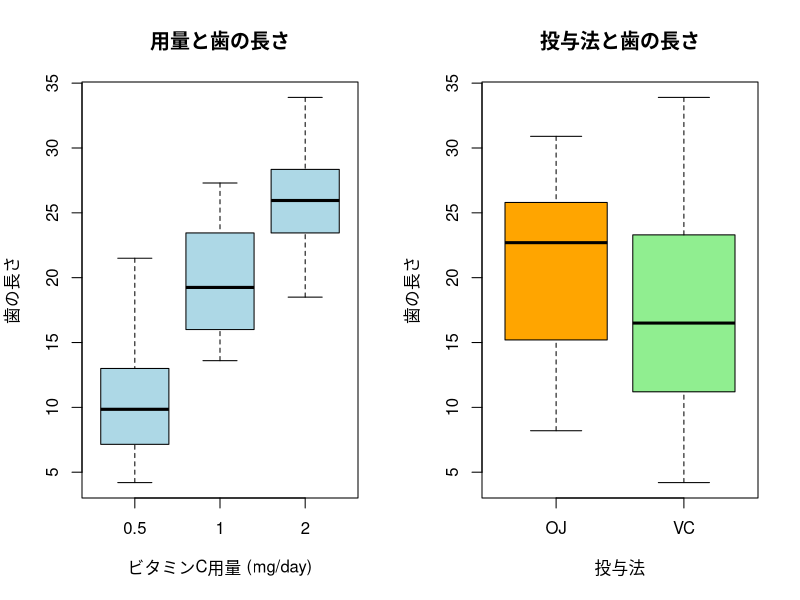
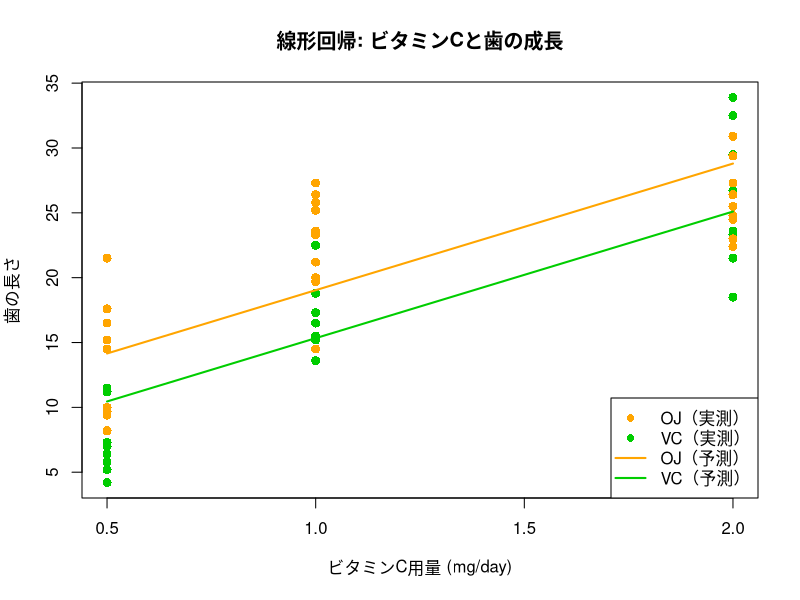
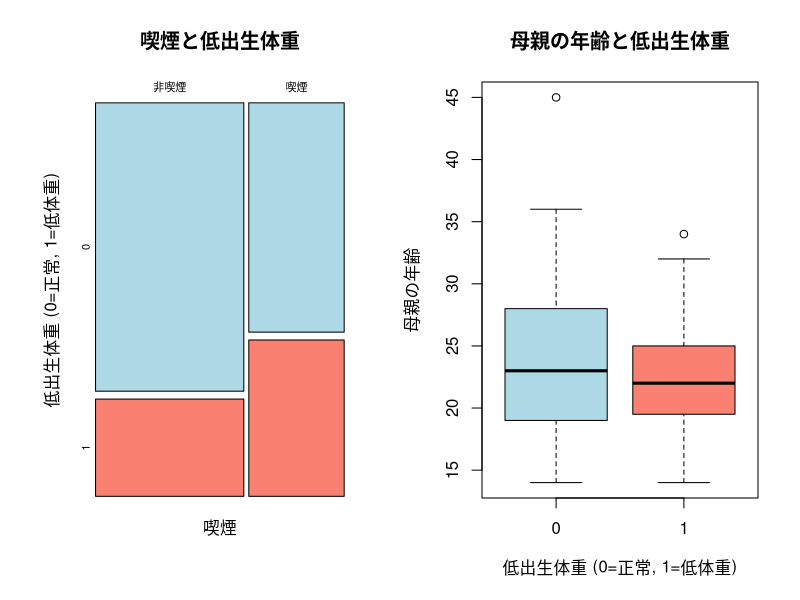
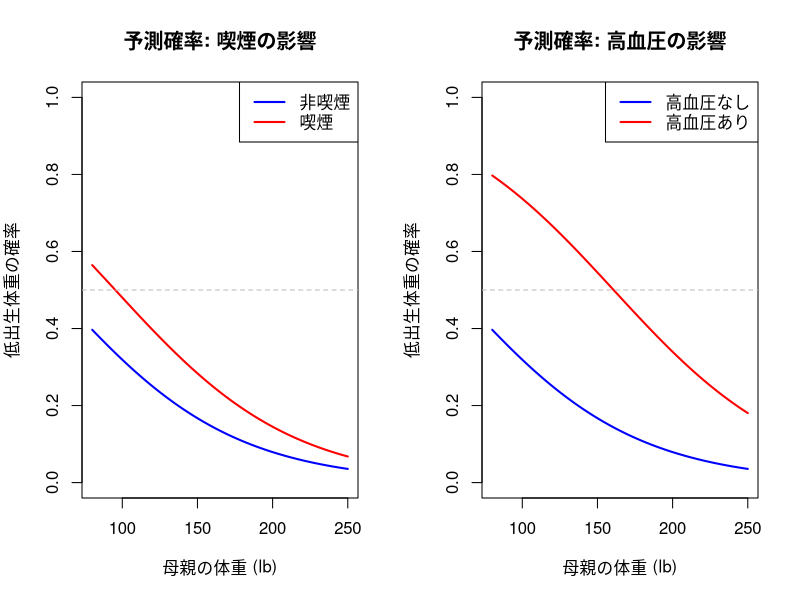
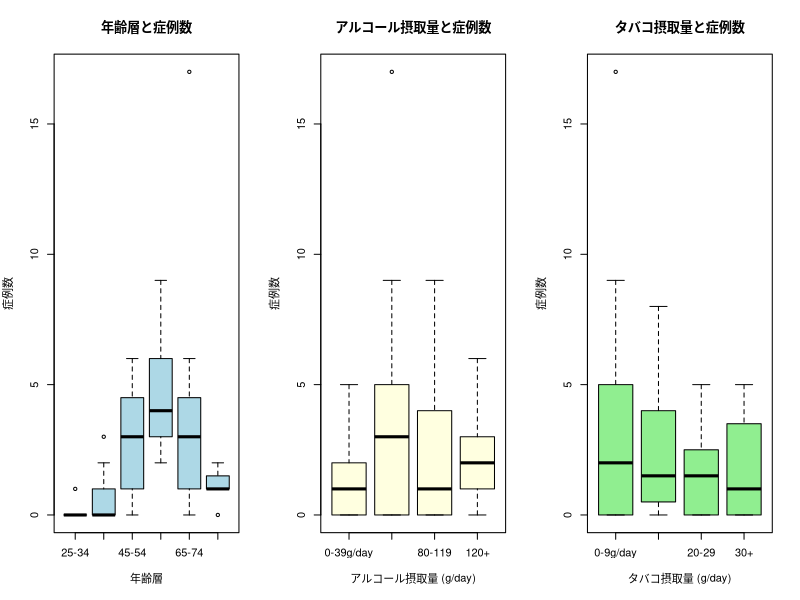
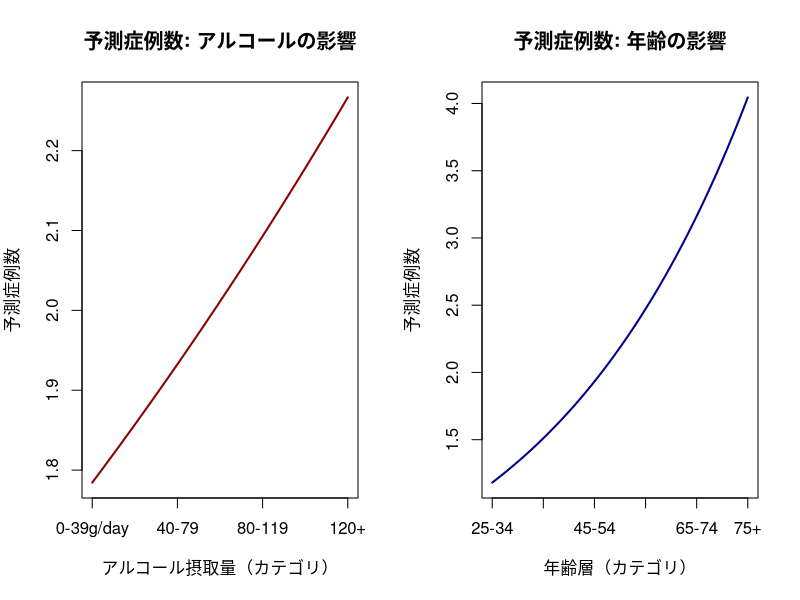

R code for these plots, in order:
# =============================================================================
# 一般化線形モデル（GLM）ハンズオン
# =============================================================================
#
# GLMはfamilyを変えるだけで、線形回帰・ロジスティック回帰・ポアソン回帰を
# 統一的な枠組みで扱える。本資料では以下の3つのデータを用いる:
#
#   1. ToothGrowth（線形回帰, family = gaussian）
#      - ビタミンCの用量・投与法と歯の成長の関係
#   2. MASS::birthwt（ロジスティック回帰, family = binomial）
#      - 低出生体重児のリスク因子
#   3. esoph（ポアソン回帰, family = poisson）
#      - 食道癌の症例数とアルコール・タバコ摂取量
#
# いずれも以下の共通パターンで分析する:
#   データ確認 → glm() → summary() → 可視化
# =============================================================================

# パッケージの読み込み
library("MASS")

# =============================================================================
# 1. 線形回帰（family = gaussian）: ToothGrowth
# =============================================================================
#
# ビタミンCの投与がモルモットの歯の成長に与える影響を調べた実験データ
# - len:  歯の長さ（連続値、応答変数）
# - supp: 投与法（OJ=オレンジジュース、VC=アスコルビン酸）
# - dose: 用量（0.5, 1.0, 2.0 mg/day）
#
# 連続値の応答変数 → 正規分布を仮定 → family = gaussian（線形回帰と等価）
# =============================================================================

# データの確認
data(ToothGrowth)
str(ToothGrowth)
head(ToothGrowth)
summary(ToothGrowth)

# 生データの可視化
# 用量が増えるほど歯が長くなる傾向、投与法による差も見られるか確認
options(repr.plot.width=10, repr.plot.height=5)
par(mfrow=c(1,2))

# 箱ひげ図: 用量ごとの歯の長さ
boxplot(len ~ dose, data=ToothGrowth,
    col="lightblue", main="用量と歯の長さ",
    xlab="ビタミンC用量 (mg/day)", ylab="歯の長さ")

# 箱ひげ図: 投与法ごとの歯の長さ
boxplot(len ~ supp, data=ToothGrowth,
    col=c("orange", "lightgreen"), main="投与法と歯の長さ",
    xlab="投与法", ylab="歯の長さ")

par(mfrow=c(1,1))

## 箱ひげ図の解釈:
##   左図: 用量が0.5→1.0→2.0と増えるにつれ、歯の長さの中央値が明確に増加
##         → 用量反応関係（dose-response）が存在する
##   右図: OJ（オレンジジュース）の方がVC（アスコルビン酸）より中央値がやや高い
##         → 投与法によって効果に差がある可能性

# モデルの構築
# glm(応答変数 ~ 説明変数, family = 分布族, data = データ)
# gaussian: 正規分布（恒等リンク関数）→ 通常の線形回帰と同じ
fit_gauss <- glm(len ~ dose + supp, family = gaussian, data = ToothGrowth)

# 結果の確認
# summary()の読み方:
#   Coefficients:
#     Estimate:  回帰係数の推定値
#       (Intercept): 切片（dose=0, supp=OJのときの予測値）
#       dose:        用量が1 mg/day増えたときの歯の長さの変化量
#       suppVC:      OJに対するVCの効果の差（OJが基準）
#     Std. Error:  標準誤差（推定値の不確かさ）
#     t value:     t統計量（Estimate / Std. Error）
#     Pr(>|t|):    p値（帰無仮説「係数=0」の検定）
#   Null deviance:    帰無モデル（切片のみ）の逸脱度
#   Residual deviance: 構築したモデルの逸脱度（小さいほど良い）
#   AIC: 赤池情報量基準（モデル比較に使用、小さいほど良い）
summary(fit_gauss)

## summary()の結果の解釈:
##   dose:   Estimate=9.764, p<0.001 ***
##     → 用量が1 mg/day増えると歯の長さが約9.8単位伸びる（非常に強い効果）
##   suppVC: Estimate=-3.700, p=0.001 **
##     → VCはOJに比べて歯の長さが約3.7単位短い（OJの方が効果が高い）
##   Null deviance=3452 → Residual deviance=1023
##     → モデルによって逸脱度が大幅に減少 → 説明変数がよく効いている

# 回帰係数の信頼区間
# 95%信頼区間にゼロが含まれなければ、その変数は有意に効果がある
confint(fit_gauss)

## 信頼区間の解釈:
##   dose:   [8.05, 11.48] → ゼロを含まない → 用量の効果は有意
##   suppVC: [-5.84, -1.56] → ゼロを含まない → 投与法の差も有意
##   いずれも信頼区間の幅が比較的狭く、推定が安定している

# 予測値の可視化
# モデルの予測値と実測値を重ねて表示する
options(repr.plot.width=8, repr.plot.height=6)
dose_seq <- seq(0.5, 2.0, length.out=100)

# 投与法ごとに予測値を計算
pred_OJ <- predict(fit_gauss,
    newdata=data.frame(dose=dose_seq, supp="OJ"), type="response")
pred_VC <- predict(fit_gauss,
    newdata=data.frame(dose=dose_seq, supp="VC"), type="response")

# 実測値のプロット
plot(len ~ dose, data=ToothGrowth,
    col=ifelse(ToothGrowth$supp == "OJ", "orange", "green3"),
    pch=16, cex=1.2,
    main="線形回帰: ビタミンCと歯の成長",
    xlab="ビタミンC用量 (mg/day)", ylab="歯の長さ")

# 予測値の回帰直線
lines(dose_seq, pred_OJ, col="orange", lwd=2)
lines(dose_seq, pred_VC, col="green3", lwd=2)
legend("bottomright", legend=c("OJ（実測）", "VC（実測）",
    "OJ（予測）", "VC（予測）"),
    col=c("orange", "green3", "orange", "green3"),
    pch=c(16, 16, NA, NA), lty=c(NA, NA, 1, 1), lwd=2)

## 予測値プロットの解釈:
##   - OJ（橙線）とVC（緑線）は平行な2本の直線
##     → suppは切片のみに影響し、傾き（用量反応の強さ）は同じと仮定している
##   - OJ線がVC線より常に上 → 同じ用量ならOJの方が歯の成長を促進
##   - 用量0.5付近では実測値にばらつきが大きいが、
##     用量2.0付近ではOJとVCの差が縮まる傾向も見られる
##     → 交互作用項（dose:supp）を入れるとさらに良いモデルになる可能性

# =============================================================================
# 2. ロジスティック回帰（family = binomial）: birthwt
# =============================================================================
#
# 低出生体重児（2500g未満）のリスク因子を調べたデータ（Baystate Medical Center）
# - low:   低出生体重児かどうか（0=正常, 1=低体重、応答変数）
# - age:   母親の年齢
# - lwt:   最終月経時の母親の体重（ポンド）
# - smoke: 妊娠中の喫煙（0=なし, 1=あり）
# - ht:    高血圧の既往（0=なし, 1=あり）
#
# 二値の応答変数 → ベルヌーイ分布を仮定 → family = binomial（ロジスティック回帰）
# リンク関数はロジット: log(p/(1-p)) = β0 + β1*x1 + ...
# =============================================================================

# データの確認
data(birthwt)
str(birthwt)
head(birthwt)

# 因子型への変換（カテゴリカル変数を明示する）
birthwt$smoke <- factor(birthwt$smoke, labels=c("非喫煙", "喫煙"))
birthwt$ht    <- factor(birthwt$ht, labels=c("なし", "あり"))

summary(birthwt[, c("low", "age", "lwt", "smoke", "ht")])

# 生データの可視化
options(repr.plot.width=10, repr.plot.height=5)
par(mfrow=c(1,2))

# 喫煙と低出生体重の関係（モザイクプロット）
mosaicplot(table(birthwt$smoke, birthwt$low),
    main="喫煙と低出生体重",
    xlab="喫煙", ylab="低出生体重 (0=正常, 1=低体重)",
    col=c("lightblue", "salmon"))

# 母親の年齢と低出生体重の関係
boxplot(age ~ low, data=birthwt,
    col=c("lightblue", "salmon"),
    main="母親の年齢と低出生体重",
    xlab="低出生体重 (0=正常, 1=低体重)", ylab="母親の年齢")

par(mfrow=c(1,1))

## 生データの解釈:
##   左図（モザイクプロット）: 喫煙群の方が低出生体重の割合がやや高い
##     → 喫煙が低出生体重のリスク因子である可能性を示唆
##   右図（箱ひげ図）: 正常群と低体重群で母親の年齢分布に大きな差はない
##     → 年齢単独では低出生体重を強く予測しない可能性

# モデルの構築
# binomial: 二項分布（ロジットリンク関数）→ ロジスティック回帰
fit_binom <- glm(low ~ age + lwt + smoke + ht,
    family = binomial, data = birthwt)

# 結果の確認
# summary()の読み方（ロジスティック回帰特有の点）:
#   Coefficients:
#     Estimate: ログオッズ比（対数オッズの変化量）
#       (Intercept): 全説明変数=0（基準カテゴリ）のときの対数オッズ
#       age:     年齢が1歳上がるごとの対数オッズの変化
#       lwt:     体重が1ポンド増えるごとの対数オッズの変化
#       smoke喫煙: 非喫煙に対する喫煙の対数オッズの変化
#       htあり:  高血圧なしに対するありの対数オッズの変化
#     z value:  z統計量（正規近似による検定）
#     Pr(>|z|): p値
#
#   解釈のコツ: Estimateをexp()するとオッズ比になる
#     例: smoke喫煙のEstimate=0.5 → exp(0.5)=1.65
#         → 喫煙者は非喫煙者に比べてリスクが1.65倍
summary(fit_binom)

## summary()の結果の解釈:
##   age:     Estimate=-0.036, p=0.285 → 年齢の効果は有意でない
##   lwt:     Estimate=-0.017, p=0.010 *
##     → 体重が重いほどリスクが下がる（負の係数=保護的効果）
##   smoke喫煙: Estimate=0.679, p=0.041 *
##     → 喫煙者は低出生体重のリスクが有意に高い
##   htあり:  Estimate=1.788, p=0.009 **
##     → 高血圧の既往がある母親はリスクが非常に高い（最も強い効果）

# オッズ比と信頼区間
# exp(係数) = オッズ比: 1より大→リスク増加、1より小→リスク減少
# 95%信頼区間に1が含まれなければ有意
cbind(
    OddsRatio = exp(coef(fit_binom)),
    exp(confint(fit_binom))
)

## オッズ比の解釈:
##   age:     OR=0.96 [0.90, 1.03] → 1を含む → 有意でない
##   lwt:     OR=0.98 [0.97, 1.00] → 1をわずかに含まない
##     → 体重1ポンド増加ごとにリスクが約2%減少（わずかだが有意）
##   smoke喫煙: OR=1.97 [1.03, 3.80] → 1を含まない
##     → 喫煙者は非喫煙者の約2.0倍のリスク
##   htあり:  OR=5.98 [1.62, 25.2] → 1を含まない
##     → 高血圧がある母親は約6.0倍のリスク（信頼区間が広い=症例が少ない）

# 予測確率の可視化
# 母親の体重を変化させたときの低出生体重の予測確率
options(repr.plot.width=10, repr.plot.height=5)
par(mfrow=c(1,2))

lwt_seq <- seq(min(birthwt$lwt), max(birthwt$lwt), length.out=100)

# 喫煙者 vs 非喫煙者（年齢=平均、高血圧=なし）
pred_nonsmoker <- predict(fit_binom,
    newdata=data.frame(age=mean(birthwt$age), lwt=lwt_seq,
        smoke="非喫煙", ht="なし"),
    type="response")
pred_smoker <- predict(fit_binom,
    newdata=data.frame(age=mean(birthwt$age), lwt=lwt_seq,
        smoke="喫煙", ht="なし"),
    type="response")

plot(lwt_seq, pred_nonsmoker, type="l", col="blue", lwd=2, ylim=c(0, 1),
    main="予測確率: 喫煙の影響",
    xlab="母親の体重 (lb)", ylab="低出生体重の確率")
lines(lwt_seq, pred_smoker, col="red", lwd=2)
abline(h=0.5, lty=2, col="gray")
legend("topright", legend=c("非喫煙", "喫煙"),
    col=c("blue", "red"), lwd=2)

# 高血圧あり vs なし（年齢=平均、非喫煙）
pred_noht <- predict(fit_binom,
    newdata=data.frame(age=mean(birthwt$age), lwt=lwt_seq,
        smoke="非喫煙", ht="なし"),
    type="response")
pred_ht <- predict(fit_binom,
    newdata=data.frame(age=mean(birthwt$age), lwt=lwt_seq,
        smoke="非喫煙", ht="あり"),
    type="response")

plot(lwt_seq, pred_noht, type="l", col="blue", lwd=2, ylim=c(0, 1),
    main="予測確率: 高血圧の影響",
    xlab="母親の体重 (lb)", ylab="低出生体重の確率")
lines(lwt_seq, pred_ht, col="red", lwd=2)
abline(h=0.5, lty=2, col="gray")
legend("topright", legend=c("高血圧なし", "高血圧あり"),
    col=c("blue", "red"), lwd=2)

par(mfrow=c(1,1))

## 予測確率プロットの解釈:
##   左図（喫煙の影響）:
##     - 赤線（喫煙）が青線（非喫煙）より常に上 → 喫煙は一貫してリスクを高める
##     - 体重が軽い母親ほど予測確率が高い → 体重の保護的効果が見える
##     - 体重80lb付近では喫煙者の確率が約0.5に達するが、
##       体重が増えるとともに両群ともリスクが低下する
##   右図（高血圧の影響）:
##     - 赤線（高血圧あり）は青線（なし）に比べて大幅に上
##     - 高血圧の影響は喫煙より大きい（曲線間の距離がより広い）
##     - 高血圧＋低体重の母親は非常に高いリスクが予測される

# =============================================================================
# 3. ポアソン回帰（family = poisson）: esoph
# =============================================================================
#
# フランスのイル=エ=ヴィレーヌ県における食道癌の症例対照研究データ
# - ncases:    食道癌の症例数（カウントデータ、応答変数）
# - ncontrols: 対照群の人数
# - agegp:     年齢層（25-34, 35-44, 45-54, 55-64, 65-74, 75+）
# - alcgp:     アルコール摂取量（0-39, 40-79, 80-119, 120+ g/day）
# - tobgp:     タバコ摂取量（0-9, 10-19, 20-29, 30+ g/day）
#
# カウントデータ → ポアソン分布を仮定 → family = poisson
# リンク関数は対数: log(μ) = β0 + β1*x1 + ...
# =============================================================================

# データの確認
data(esoph)
str(esoph)
head(esoph, 10)
summary(esoph)

# 生データの可視化
# 各要因ごとの症例数の分布を確認する
options(repr.plot.width=12, repr.plot.height=5)
par(mfrow=c(1,3))

# 年齢層ごとの症例数
boxplot(ncases ~ agegp, data=esoph, col="lightblue",
    main="年齢層と症例数",
    xlab="年齢層", ylab="症例数")

# アルコール摂取量ごとの症例数
boxplot(ncases ~ alcgp, data=esoph, col="lightyellow",
    main="アルコール摂取量と症例数",
    xlab="アルコール摂取量 (g/day)", ylab="症例数")

# タバコ摂取量ごとの症例数
boxplot(ncases ~ tobgp, data=esoph, col="lightgreen",
    main="タバコ摂取量と症例数",
    xlab="タバコ摂取量 (g/day)", ylab="症例数")

par(mfrow=c(1,1))

## 生データの解釈:
##   左図（年齢層）: 55-64歳をピークに症例数が多い。75+歳で減少するのは
##     母集団が小さくなるため（死亡による脱落バイアス）
##   中図（アルコール）: 120+ g/dayの群で症例数が増加する傾向があるが、
##     ばらつきも大きい
##   右図（タバコ）: タバコ摂取量と症例数の関係は単純ではない
##     → 0-9 g/dayの群に外れ値（高い症例数）がある

# モデルの構築
# poisson: ポアソン分布（対数リンク関数）→ ポアソン回帰
# 順序因子を数値に変換して使用（線形な用量反応関係を仮定）
esoph$alcgp_num <- as.numeric(esoph$alcgp)
esoph$tobgp_num <- as.numeric(esoph$tobgp)
esoph$agegp_num <- as.numeric(esoph$agegp)

fit_pois <- glm(ncases ~ agegp_num + alcgp_num + tobgp_num,
    family = poisson, data = esoph)

# 結果の確認
# summary()の読み方（ポアソン回帰特有の点）:
#   Coefficients:
#     Estimate: 対数リスク比（対数スケールでの変化量）
#       (Intercept): 全説明変数=0のときの対数期待値
#       agegp_num:   年齢層が1段階上がるごとの対数期待値の変化
#       alcgp_num:   アルコール摂取が1段階増えるごとの対数期待値の変化
#       tobgp_num:   タバコ摂取が1段階増えるごとの対数期待値の変化
#
#   解釈のコツ: Estimateをexp()するとリスク比（rate ratio）になる
#     例: alcgp_numのEstimate=0.5 → exp(0.5)=1.65
#         → アルコール摂取が1段階増えると期待症例数が1.65倍
#
#   過分散の確認:
#     Residual deviance / 残差自由度 ≈ 1 なら問題なし
#     1より大幅に大きい場合は過分散 → 負の二項分布などを検討
summary(fit_pois)

## summary()の結果の解釈:
##   agegp_num: Estimate=0.246, p<0.001 ***
##     → 年齢層が1段階上がるごとに症例数の対数が0.25増加（強い効果）
##   alcgp_num: Estimate=0.080, p=0.210
##     → アルコール摂取量の効果は有意でない（意外な結果）
##     → 他の変数で調整すると単独の効果が弱まった可能性
##   tobgp_num: Estimate=-0.238, p<0.001 ***
##     → タバコ摂取が増えると症例数が減少（直感に反する結果）
##     → 交絡因子の影響や、集計データ特有の問題（Simpson's paradox）の可能性

# 過分散の確認
# Residual deviance / df が1より大幅に大きければ過分散の可能性
deviance(fit_pois) / fit_pois$df.residual

## 過分散の解釈:
##   Residual deviance / df = 2.53 → 1よりかなり大きい → 過分散あり
##   ポアソン分布の仮定（平均=分散）が成り立っていない
##   → 負の二項分布（family = MASS::negative.binomial）や
##     準ポアソン（family = quasipoisson）の使用を検討すべき
##   → ただし本資料ではGLMの枠組みの紹介が目的なので、このまま進める

# リスク比と信頼区間
# exp(係数) = リスク比: 1より大→リスク増加、1より小→リスク減少
cbind(
    RateRatio = exp(coef(fit_pois)),
    exp(confint(fit_pois))
)

## リスク比の解釈:
##   agegp_num: RR=1.28 [1.17, 1.40] → 1を含まない
##     → 年齢層が1段階上がると症例数が約28%増加
##   alcgp_num: RR=1.08 [0.96, 1.23] → 1を含む → 有意でない
##   tobgp_num: RR=0.79 [0.69, 0.90] → 1を含まない
##     → タバコ1段階増で症例数が約21%減少（要注意: 交絡の可能性）

# 予測値の可視化
options(repr.plot.width=10, repr.plot.height=5)
par(mfrow=c(1,2))

# アルコール摂取量ごとの予測症例数（年齢層・タバコ=中央値で固定）
alcgp_seq <- seq(1, 4, length.out=100)
pred_alc <- predict(fit_pois,
    newdata=data.frame(
        agegp_num=median(esoph$agegp_num),
        alcgp_num=alcgp_seq,
        tobgp_num=median(esoph$tobgp_num)),
    type="response")

plot(alcgp_seq, pred_alc, type="l", col="darkred", lwd=2,
    main="予測症例数: アルコールの影響",
    xlab="アルコール摂取量（カテゴリ）", ylab="予測症例数",
    xaxt="n")
axis(1, at=1:4, labels=levels(esoph$alcgp))

# 年齢層ごとの予測症例数（アルコール・タバコ=中央値で固定）
agegp_seq <- seq(1, 6, length.out=100)
pred_age <- predict(fit_pois,
    newdata=data.frame(
        agegp_num=agegp_seq,
        alcgp_num=median(esoph$alcgp_num),
        tobgp_num=median(esoph$tobgp_num)),
    type="response")

plot(agegp_seq, pred_age, type="l", col="darkblue", lwd=2,
    main="予測症例数: 年齢の影響",
    xlab="年齢層（カテゴリ）", ylab="予測症例数",
    xaxt="n")
axis(1, at=1:6, labels=levels(esoph$agegp))

par(mfrow=c(1,1))

## 予測値プロットの解釈:
##   左図（アルコール）: 摂取量の増加に伴い予測症例数がわずかに増加
##     → ただし信頼区間に1を含んでおり、統計的に有意でない
##     → 曲線の傾きが緩やか（指数関数的だが、係数が小さいため）
##   右図（年齢）: 年齢層が上がるにつれ予測症例数が指数関数的に増加
##     → 対数リンク関数のため、xの1単位増加がyの一定割合の増加に対応
##     → 25-34歳群では約0.5件だが、75+歳群では約3件と6倍以上の差
##   注意: ポアソン回帰の予測曲線は対数リンクのため、常に非負かつ指数的

# =============================================================================
# 3つのモデルの比較まとめ
# =============================================================================
#
# | モデル           | family    | リンク関数 | 応答変数   | 係数の解釈       |
# |------------------|-----------|------------|------------|------------------|
# | 線形回帰         | gaussian  | 恒等       | 連続値     | そのまま差分     |
# | ロジスティック回帰| binomial  | ロジット   | 二値(0/1)  | exp()→オッズ比   |
# | ポアソン回帰     | poisson   | 対数       | カウント   | exp()→リスク比   |
#
# 共通点:
#   - glm() の family を変えるだけで、同じ枠組みで異なる種類のデータを扱える
#   - summary() の構造は同じ（Estimate, Std. Error, 検定統計量, p値）
#   - confint() で信頼区間、predict(type="response") で予測値を得る
#
# 注意点:
#   - gaussian以外では、Estimateはリンク関数のスケールで出力される
#     → 元のスケールに戻すにはexp()（対数・ロジットリンクの場合）が必要
#   - ポアソン回帰では過分散に注意（Residual deviance / df >> 1）
#   - ロジスティック回帰ではオッズ比の信頼区間に1が含まれるか確認
# =============================================================================

# セッション情報
sessionInfo()
